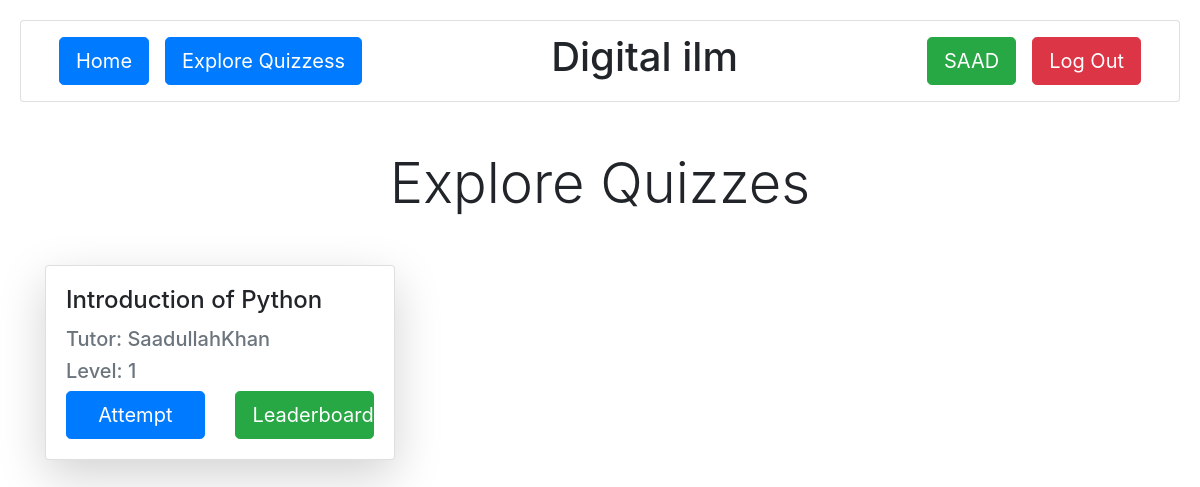
Page /learn/ (signed in) on the committed database.
### learn/models.py (models this page shows, shortened)
class QuestionSheet(models.Model):
    title = models.CharField(max_length=200)
    tutor = models.ForeignKey(User, on_delete=models.CASCADE, related_name="tutor")
    l = [
        (1, 1),
        (2, 2),
        (3, 3),
        (4, 4),
        (5, 5)]
    level = models.IntegerField(choices=l, default=1)

### learn/views.py (the view)
# urls.py: path('', views.explore_quizzes , name="explore-quizzes"),
def explore_quizzes(request):
    questions_sheet = QuestionSheet.objects.all()
    return render(request, 'explore_quizzes.html', {"questions": questions_sheet})

### learn/templates/explore_quizzes.html (shortened to what this page needs)
{% extends "layout.html" %}
{% block body %}
    <div class="container mt-5">
        <h1 class="display-4 text-center mb-5">Explore Quizzes</h1>
        <div class="row g-4">
            {% for question in questions %}
            <div class="col-12 col-sm-12 col-md-6 col-lg-4">
                    <div class="card h-100 shadow-lg">
                        <div class="card-body">
                            <h4 class="card-title">{{ question.title }}</h4>
                            <h5 class="text-muted mb-2">Tutor: {{ question.tutor }}</h5>
                            <h5 class="text-muted mb-2">Level: {{ question.level }}</h5>
                            <div class="edit-inspect"
                            style="
                            display: flex;
                            align-items: center;
                            justify-content: space-between;
                            ">
                                <a href="{% url 'question_sheet_by_id' question.id %}" class="btn btn-primary btn-lg mt-auto"
                                style="
                                width: 45%;
                                ">Attempt</a>
                                <a href="{% url 'leaderboard_by_id' question.id %}" class="btn btn-success btn-lg" style="
                                width: 45%;
                                ">Leaderboard</a>
                            </div>
                        </div>
                    </div>
                </div>
            {% endfor %}
        </div>
    </div>
{% endblock %}

### templates/layout.html (shortened to what this page needs)
{% load static %}
<!DOCTYPE html>
<html lang="en">
<head>
    <link href="https://cdn.jsdelivr.net/npm/bootstrap@5.3.3/dist/css/bootstrap.min.css" rel="stylesheet">
    <link rel="stylesheet" href="https://cdnjs.cloudflare.com/ajax/libs/normalize/8.0.1/normalize.min.css" />
    <link rel="stylesheet" href="https://maxcdn.bootstrapcdn.com/bootstrap/4.0.0/css/bootstrap.min.css">
</head>
<body>
    {% block nav %}
    <div class="card">
        <header>
            <nav>
                <div class="nav-left">
                    <a href="{% url 'home' %}" class="btn btn-primary btn-lg mx-2">Home</a>
                    <a href="{% url 'explore-quizzes' %}" class="btn btn-primary btn-lg mx-2">Explore Quizzess</a>
                </div>
                <div class="nav-center">
                    <h1 class="title">Digital ilm</h1>
                </div>
                <div class="nav-right">
                    {% if user.is_authenticated %}
                    <a href="{% url 'tutor' %}" class="btn btn-success btn-lg mx-2">{{ user.username|truncatechars:20 }}</a>
                    {% else %}
                    <a href="{% url 'register' %}" class="btn btn-primary btn-lg mx-2">Become Tutor</a>
                    {% endif %}
                    {% if user.is_authenticated %}
                    <a href="{% url 'confirm-logout' %}" class="btn btn-danger btn-lg mx-2">Log Out</a>
                    {% else %}
                    <a href="{% url 'login'%}" class="btn btn-success btn-lg mx-2">Log In</a>
                    {% endif %}
                </div>
            </nav>
        </header>
</div>
{% endblock %}
{% block body %}{% endblock %}
</body>
</html>

### rows in the picture
QuestionSheet: title "Introduction of Python", tutor "SaadullahKhan", level "1"

### other values in the picture
{{ user.username|truncatechars:20 }} "SAAD"
